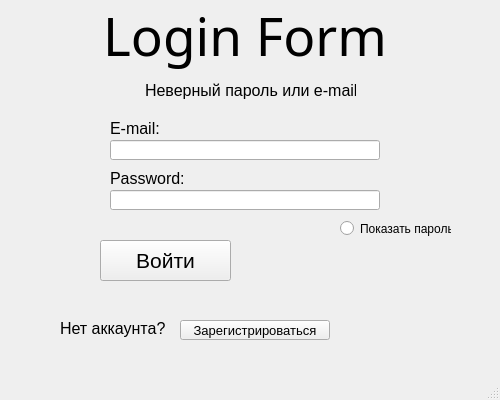
<?xml version="1.0" encoding="UTF-8"?>
<ui version="4.0">
 <class>Login_Window</class>
 <widget class="QMainWindow" name="Login_Window">
  <property name="geometry">
   <rect>
    <x>0</x>
    <y>0</y>
    <width>500</width>
    <height>400</height>
   </rect>
  </property>
  <property name="windowTitle">
   <string>MainWindow</string>
  </property>
  <widget class="QWidget" name="centralwidget">
   <widget class="QLabel" name="Name_Window_LoginForm">
    <property name="enabled">
     <bool>true</bool>
    </property>
    <property name="geometry">
     <rect>
      <x>100</x>
      <y>0</y>
      <width>290</width>
      <height>70</height>
     </rect>
    </property>
    <property name="font">
     <font>
      <family>Imprint MT Shadow</family>
      <pointsize>40</pointsize>
     </font>
    </property>
    <property name="text">
     <string>Login Form</string>
    </property>
    <property name="alignment">
     <set>Qt::AlignCenter</set>
    </property>
   </widget>
   <widget class="QLineEdit" name="Input_mail_autorization">
    <property name="geometry">
     <rect>
      <x>110</x>
      <y>140</y>
      <width>270</width>
      <height>20</height>
     </rect>
    </property>
    <property name="font">
     <font>
      <pointsize>8</pointsize>
     </font>
    </property>
    <property name="text">
     <string/>
    </property>
   </widget>
   <widget class="QLineEdit" name="Input_password_autorization">
    <property name="geometry">
     <rect>
      <x>110</x>
      <y>190</y>
      <width>270</width>
      <height>20</height>
     </rect>
    </property>
    <property name="text">
     <string/>
    </property>
    <property name="echoMode">
     <enum>QLineEdit::Password</enum>
    </property>
   </widget>
   <widget class="QLabel" name="label_1">
    <property name="geometry">
     <rect>
      <x>110</x>
      <y>120</y>
      <width>101</width>
      <height>16</height>
     </rect>
    </property>
    <property name="font">
     <font>
      <pointsize>12</pointsize>
     </font>
    </property>
    <property name="text">
     <string>E-mail:</string>
    </property>
   </widget>
   <widget class="QLabel" name="label_2">
    <property name="geometry">
     <rect>
      <x>110</x>
      <y>170</y>
      <width>101</width>
      <height>16</height>
     </rect>
    </property>
    <property name="font">
     <font>
      <pointsize>12</pointsize>
     </font>
    </property>
    <property name="text">
     <string>Password:</string>
    </property>
   </widget>
   <widget class="QPushButton" name="Button_SignIn_1">
    <property name="geometry">
     <rect>
      <x>100</x>
      <y>240</y>
      <width>131</width>
      <height>41</height>
     </rect>
    </property>
    <property name="font">
     <font>
      <pointsize>16</pointsize>
     </font>
    </property>
    <property name="text">
     <string>Войти</string>
    </property>
   </widget>
   <widget class="QPushButton" name="Button_to_RegistrationForm">
    <property name="geometry">
     <rect>
      <x>180</x>
      <y>320</y>
      <width>150</width>
      <height>20</height>
     </rect>
    </property>
    <property name="font">
     <font>
      <pointsize>10</pointsize>
     </font>
    </property>
    <property name="text">
     <string>Зарегистрироваться</string>
    </property>
   </widget>
   <widget class="QLabel" name="label_3">
    <property name="geometry">
     <rect>
      <x>60</x>
      <y>318</y>
      <width>110</width>
      <height>20</height>
     </rect>
    </property>
    <property name="font">
     <font>
      <pointsize>12</pointsize>
     </font>
    </property>
    <property name="text">
     <string>Нет аккаунта?</string>
    </property>
   </widget>
   <widget class="QLabel" name="Exception_WrongDataLogin">
    <property name="enabled">
     <bool>true</bool>
    </property>
    <property name="geometry">
     <rect>
      <x>145</x>
      <y>80</y>
      <width>211</width>
      <height>20</height>
     </rect>
    </property>
    <property name="font">
     <font>
      <pointsize>12</pointsize>
     </font>
    </property>
    <property name="text">
     <string>Неверный пароль или e-mail</string>
    </property>
   </widget>
   <widget class="QRadioButton" name="ShowPassword_radioButton">
    <property name="geometry">
     <rect>
      <x>340</x>
      <y>220</y>
      <width>111</width>
      <height>17</height>
     </rect>
    </property>
    <property name="text">
     <string>Показать пароль</string>
    </property>
   </widget>
  </widget>
  <widget class="QMenuBar" name="menubar">
   <property name="geometry">
    <rect>
     <x>0</x>
     <y>0</y>
     <width>500</width>
     <height>21</height>
    </rect>
   </property>
  </widget>
  <widget class="QStatusBar" name="statusbar"/>
 </widget>
 <resources/>
 <connections/>
</ui>
